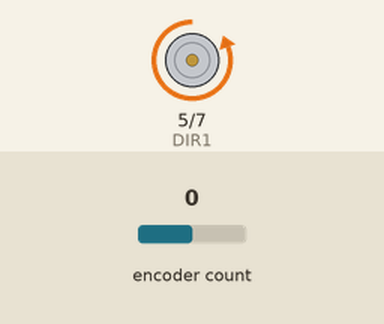
The sketch below on a simulated Arduino Uno, built with avr-gcc and run on an emulated ATmega328P. On the bench: motor-driver pin pairs drawn as motors (green arrow = first pin HIGH = forward, orange = second pin HIGH = backward, longer = more drive, scaled by the enable pin). The test bench sets the inputs (shaded band); at power-on: encoder count 0. What the sketch prints to the serial monitor is not drawn.

Above: at 0.1 s.
Timing chart, 0 to 1.6 s (numbered marks = the images above):
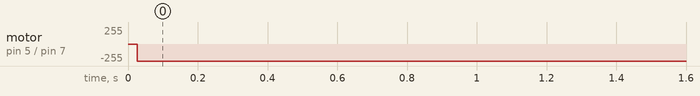

Measured:
- by itself, motor on pin 5 (DIR1) / pin 7 (DIR2): stopped → backward 255/255 at 0.03 s

The sketch:

Automation_Project.ino
```cpp
#include <Encoder.h>
const int DIR1 = 5; // direction 1, DIR1=0,DIR=1, CW rotation.
const int DIR2 = 7; // direction 2, DIR1=0,DIR=1, CW rotation.
const int ENA = 6;  //PWM output pin connecting to the driver.
const int encoderPinA = 2;//pin for encoder's channel A.
const int encoderPinB = 3;//pin for encoder's channel B.
const double PPR = 640.0; // 80(gearRatio)*2(PPR)*4(SinceQuadmode)

volatile long lastPosition  = 0;
volatile long currentPosition = 0;//keeps track of the current position of the motor.
long lastTime = 0;
long lastPrintTime = 0;
int k = 0;

double desired_RPM = 40.0;
double current_RPM = 0.0;
double dt = 0.025;
double dutyCycleMap = 0.0;

//optimal p i d 4 3 0.8

//step
//50: 10 2 0.05
//30: 10 4 0.05
double pid_error = 0.0;
double pid_kp = 10.0;
double pid_ki = 3.0;
double pid_kd = .05;
double pid_integral = 0.0;
double pid_derivative = 0.0;
double pid_previous_error = 0.0;
double pid_output = 0.0;
double pid_setpoint = 0.0;
double pid_max_output  =  255.0;
double pid_min_output  =  -255.0;

double g = 100.0; //low pass constant
double y = 0.0; //low pass output

char state = 'M';


Encoder myEnc(encoderPinA, encoderPinB);//Initialize Encoder. (Quad Mode, Interrupt Enabled)

void setup() {

  pinMode(DIR1, OUTPUT);
  pinMode(DIR2, OUTPUT);
  pinMode(ENA, OUTPUT);

  Serial.begin(9600);
  Serial.println("Motor Run Test");
  //getState();
}

void loop() {
  if (state == 'A') {
    if (millis() - lastTime > dt * 1000) {
      computeRPM();
      compute_PID();
      motor_run();
      lastTime = millis();
    }
  }
  else
  {
    if (millis() - lastTime > dt * 1000) {
      compute_PID();
      motor_run();
      lastTime = millis();
    }
  }

  if (millis() - lastPrintTime > 100) {
    Serial.print(desired_RPM);
    Serial.print("\t");
    Serial.print(current_RPM);
    Serial.print("\t");
    Serial.println(y);
    lastPrintTime = millis();
  }
}


void motor_run() {
  if (dutyCycleMap > 0.5) {
    digitalWrite(DIR1, LOW);
    digitalWrite(DIR2, HIGH);
    analogWrite(ENA, abs(dutyCycleMap));
    //   }
  }
  else if (dutyCycleMap < -0.5) {
    digitalWrite(DIR1, HIGH);
    digitalWrite(DIR2, LOW);
    analogWrite(ENA, abs(dutyCycleMap));
  }
  else {
    digitalWrite(DIR1, LOW);
    digitalWrite(DIR2, LOW);
    analogWrite(ENA, 0);
  }
}

void compute_PID() {
  //Calculate RPM
  currentPosition = myEnc.read();
  current_RPM = (double)(((currentPosition - lastPosition) / dt) / PPR * 60.0);

  //Apply Low Pass Filter
  y += g * (current_RPM - y) * dt / 60;

  //Compute PID OUTPUT
  pid_error = desired_RPM - y;
  pid_integral += pid_error * dt;
  pid_derivative = (pid_error - pid_previous_error) / dt;
  pid_output = (pid_kp * pid_error) + (pid_ki * pid_integral) + (pid_kd * pid_derivative);

  //Clamp PID OUTPUT to max and min values
  if (pid_output >= pid_max_output) {
    pid_output = pid_max_output;
  }
  if (pid_output <= pid_min_output) {
    pid_output = pid_min_output;
  }

  dutyCycleMap = pid_output;
  pid_previous_error = pid_error;
  lastPosition = currentPosition;
}

void computeRPM() {
  if (k * dt < 5) {
    desired_RPM = 0;
  }
  else if (k * dt < 15) {
    desired_RPM = 8 * k * dt - 40;
  }
  else if (k * dt < 25) {
    desired_RPM = 80;
  }
  else if (k * dt < 35) {
    desired_RPM = 280 - 8 * k * dt;
  }
  else {
    desired_RPM = 0;
  }
  k++;
}


void getState()
{
  Serial.println("Input M (manual) or A (automatic)");
  while (!Serial.available());

  if (Serial.available() > 0) {

    state = Serial.read();

    if (state == 'M')
    {
      Serial.println("Input Desired RPM");
      while (!Serial.available());
      if (Serial.available() > 0)
        desired_RPM = Serial.parseInt(); //string to int?
      Serial.print("RPM: "); Serial.println(desired_RPM);
    }

    else if (state == 'A')
    {
      Serial.println("Automatic Selected");


    }
    else {
      Serial.println("Invalid input");
    }
  }
}
```
